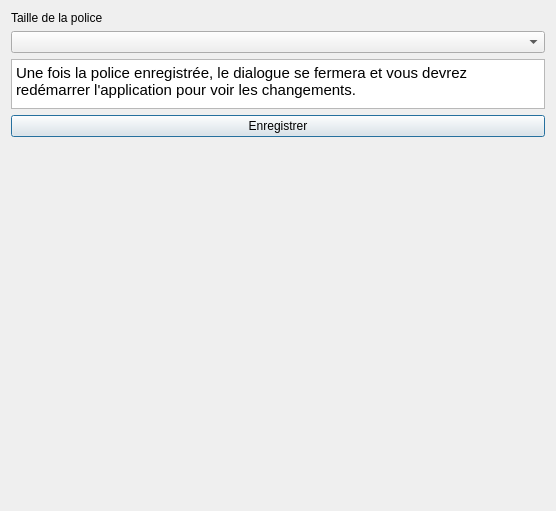
<?xml version="1.0" encoding="UTF-8"?>
<ui version="4.0">
 <class>FontDialog</class>
 <widget class="QDialog" name="FontDialog">
  <property name="geometry">
   <rect>
    <x>0</x>
    <y>0</y>
    <width>556</width>
    <height>511</height>
   </rect>
  </property>
  <property name="minimumSize">
   <size>
    <width>0</width>
    <height>200</height>
   </size>
  </property>
  <property name="windowTitle">
   <string>Réglages</string>
  </property>
  <layout class="QVBoxLayout" name="verticalLayout_2">
   <item>
    <layout class="QVBoxLayout" name="verticalLayout">
     <item>
      <widget class="QLabel" name="label">
       <property name="text">
        <string>Taille de la police</string>
       </property>
      </widget>
     </item>
     <item>
      <widget class="QComboBox" name="comboBox"/>
     </item>
    </layout>
   </item>
   <item>
    <widget class="QTextEdit" name="textEdit">
     <property name="maximumSize">
      <size>
       <width>16777215</width>
       <height>50</height>
      </size>
     </property>
     <property name="html">
      <string>&lt;!DOCTYPE HTML PUBLIC &quot;-//W3C//DTD HTML 4.0//EN&quot; &quot;http://www.w3.org/TR/REC-html40/strict.dtd&quot;&gt;
&lt;html&gt;&lt;head&gt;&lt;meta name=&quot;qrichtext&quot; content=&quot;1&quot; /&gt;&lt;meta charset=&quot;utf-8&quot; /&gt;&lt;style type=&quot;text/css&quot;&gt;
p, li { white-space: pre-wrap; }
hr { height: 1px; border-width: 0; }
li.unchecked::marker { content: &quot;\2610&quot;; }
li.checked::marker { content: &quot;\2612&quot;; }
&lt;/style&gt;&lt;/head&gt;&lt;body style=&quot; font-family:'Cantarell'; font-size:11pt; font-weight:400; font-style:normal;&quot;&gt;
&lt;p style=&quot; margin-top:0px; margin-bottom:0px; margin-left:0px; margin-right:0px; -qt-block-indent:0; text-indent:0px;&quot;&gt;Une fois la police enregistrée, le dialogue se fermera et vous devrez redémarrer l'application pour voir les changements.&lt;/p&gt;&lt;/body&gt;&lt;/html&gt;</string>
     </property>
    </widget>
   </item>
   <item>
    <widget class="QPushButton" name="saveButton">
     <property name="text">
      <string>Enregistrer</string>
     </property>
    </widget>
   </item>
   <item>
    <spacer name="verticalSpacer">
     <property name="orientation">
      <enum>Qt::Vertical</enum>
     </property>
     <property name="sizeHint" stdset="0">
      <size>
       <width>20</width>
       <height>242</height>
      </size>
     </property>
    </spacer>
   </item>
  </layout>
 </widget>
 <resources/>
 <connections/>
</ui>
